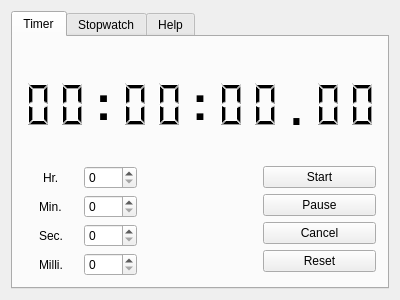
<?xml version="1.0" encoding="UTF-8"?>
<ui version="4.0">
 <class>MainWindow</class>
 <widget class="QMainWindow" name="MainWindow">
  <property name="geometry">
   <rect>
    <x>0</x>
    <y>0</y>
    <width>400</width>
    <height>300</height>
   </rect>
  </property>
  <property name="minimumSize">
   <size>
    <width>400</width>
    <height>300</height>
   </size>
  </property>
  <property name="windowTitle">
   <string>Timer - Stopwatch</string>
  </property>
  <widget class="QWidget" name="centralWidget">
   <layout class="QGridLayout" name="gridLayout">
    <item row="0" column="0">
     <widget class="QTabWidget" name="mode">
      <property name="tabShape">
       <enum>QTabWidget::Rounded</enum>
      </property>
      <property name="currentIndex">
       <number>0</number>
      </property>
      <widget class="QWidget" name="timer">
       <attribute name="title">
        <string>Timer</string>
       </attribute>
       <layout class="QGridLayout" name="gridLayout_5">
        <item row="0" column="0" colspan="3">
         <layout class="QHBoxLayout" name="horizontalLayout_6">
          <item>
           <layout class="QHBoxLayout" name="horizontalLayout">
            <item>
             <widget class="QLCDNumber" name="thr1">
              <property name="frameShape">
               <enum>QFrame::NoFrame</enum>
              </property>
              <property name="frameShadow">
               <enum>QFrame::Plain</enum>
              </property>
              <property name="digitCount">
               <number>1</number>
              </property>
             </widget>
            </item>
            <item>
             <widget class="QLCDNumber" name="thr2">
              <property name="frameShape">
               <enum>QFrame::NoFrame</enum>
              </property>
              <property name="frameShadow">
               <enum>QFrame::Plain</enum>
              </property>
              <property name="digitCount">
               <number>1</number>
              </property>
             </widget>
            </item>
           </layout>
          </item>
          <item>
           <widget class="QLabel" name="tspace1">
            <property name="text">
             <string>&lt;html&gt;&lt;head/&gt;&lt;body&gt;&lt;p align=&quot;center&quot;&gt;&lt;span style=&quot; font-size:36pt; font-weight:600;&quot;&gt;:&lt;/span&gt;&lt;/p&gt;&lt;/body&gt;&lt;/html&gt;</string>
            </property>
           </widget>
          </item>
          <item>
           <layout class="QHBoxLayout" name="horizontalLayout_2">
            <item>
             <widget class="QLCDNumber" name="tmin1">
              <property name="frameShape">
               <enum>QFrame::NoFrame</enum>
              </property>
              <property name="frameShadow">
               <enum>QFrame::Plain</enum>
              </property>
              <property name="digitCount">
               <number>1</number>
              </property>
             </widget>
            </item>
            <item>
             <widget class="QLCDNumber" name="tmin2">
              <property name="frameShape">
               <enum>QFrame::NoFrame</enum>
              </property>
              <property name="frameShadow">
               <enum>QFrame::Plain</enum>
              </property>
              <property name="digitCount">
               <number>1</number>
              </property>
             </widget>
            </item>
           </layout>
          </item>
          <item>
           <widget class="QLabel" name="tspace2">
            <property name="text">
             <string>&lt;html&gt;&lt;head/&gt;&lt;body&gt;&lt;p align=&quot;center&quot;&gt;&lt;span style=&quot; font-size:36pt; font-weight:600;&quot;&gt;:&lt;/span&gt;&lt;/p&gt;&lt;/body&gt;&lt;/html&gt;</string>
            </property>
           </widget>
          </item>
          <item>
           <layout class="QHBoxLayout" name="horizontalLayout_3">
            <item>
             <widget class="QLCDNumber" name="tsec1">
              <property name="frameShape">
               <enum>QFrame::NoFrame</enum>
              </property>
              <property name="frameShadow">
               <enum>QFrame::Plain</enum>
              </property>
              <property name="digitCount">
               <number>1</number>
              </property>
             </widget>
            </item>
            <item>
             <widget class="QLCDNumber" name="tsec2">
              <property name="frameShape">
               <enum>QFrame::NoFrame</enum>
              </property>
              <property name="frameShadow">
               <enum>QFrame::Plain</enum>
              </property>
              <property name="digitCount">
               <number>1</number>
              </property>
             </widget>
            </item>
           </layout>
          </item>
          <item>
           <widget class="QLabel" name="tspace3">
            <property name="text">
             <string>&lt;html&gt;&lt;head/&gt;&lt;body&gt;&lt;p align=&quot;center&quot;&gt;&lt;span style=&quot; font-size:48pt;&quot;&gt;.&lt;/span&gt;&lt;/p&gt;&lt;/body&gt;&lt;/html&gt;</string>
            </property>
           </widget>
          </item>
          <item>
           <layout class="QHBoxLayout" name="horizontalLayout_4">
            <item>
             <widget class="QLCDNumber" name="tmilli1">
              <property name="frameShape">
               <enum>QFrame::NoFrame</enum>
              </property>
              <property name="frameShadow">
               <enum>QFrame::Plain</enum>
              </property>
              <property name="digitCount">
               <number>1</number>
              </property>
             </widget>
            </item>
            <item>
             <widget class="QLCDNumber" name="tmilli2">
              <property name="frameShape">
               <enum>QFrame::NoFrame</enum>
              </property>
              <property name="frameShadow">
               <enum>QFrame::Plain</enum>
              </property>
              <property name="digitCount">
               <number>1</number>
              </property>
             </widget>
            </item>
           </layout>
          </item>
         </layout>
        </item>
        <item row="1" column="0">
         <layout class="QGridLayout" name="gridLayout_3">
          <item row="0" column="0" alignment="Qt::AlignHCenter">
           <widget class="QLabel" name="hour">
            <property name="text">
             <string>Hr.</string>
            </property>
           </widget>
          </item>
          <item row="0" column="1">
           <widget class="QSpinBox" name="hr">
            <property name="maximum">
             <number>23</number>
            </property>
           </widget>
          </item>
          <item row="1" column="0" alignment="Qt::AlignHCenter">
           <widget class="QLabel" name="minute">
            <property name="text">
             <string>Min.</string>
            </property>
           </widget>
          </item>
          <item row="1" column="1">
           <widget class="QSpinBox" name="min">
            <property name="maximum">
             <number>59</number>
            </property>
           </widget>
          </item>
          <item row="2" column="0" alignment="Qt::AlignHCenter">
           <widget class="QLabel" name="second">
            <property name="text">
             <string>Sec.</string>
            </property>
           </widget>
          </item>
          <item row="2" column="1">
           <widget class="QSpinBox" name="sec">
            <property name="maximum">
             <number>59</number>
            </property>
           </widget>
          </item>
          <item row="3" column="0" alignment="Qt::AlignHCenter">
           <widget class="QLabel" name="millisecond">
            <property name="text">
             <string>Milli.</string>
            </property>
           </widget>
          </item>
          <item row="3" column="1">
           <widget class="QSpinBox" name="milli">
            <property name="maximum">
             <number>99</number>
            </property>
           </widget>
          </item>
         </layout>
        </item>
        <item row="1" column="1">
         <widget class="QLabel" name="in_out_spacer">
          <property name="text">
           <string/>
          </property>
         </widget>
        </item>
        <item row="1" column="2">
         <layout class="QVBoxLayout" name="func_spacer">
          <item>
           <widget class="QPushButton" name="tstart">
            <property name="text">
             <string>Start</string>
            </property>
           </widget>
          </item>
          <item>
           <widget class="QPushButton" name="tpause">
            <property name="text">
             <string>Pause</string>
            </property>
           </widget>
          </item>
          <item>
           <widget class="QPushButton" name="tcancel">
            <property name="text">
             <string>Cancel</string>
            </property>
           </widget>
          </item>
          <item>
           <widget class="QPushButton" name="treset">
            <property name="text">
             <string>Reset</string>
            </property>
           </widget>
          </item>
         </layout>
        </item>
       </layout>
      </widget>
      <widget class="QWidget" name="stopwatch">
       <attribute name="title">
        <string>Stopwatch</string>
       </attribute>
       <layout class="QGridLayout" name="gridLayout_4">
        <item row="0" column="0" colspan="4">
         <layout class="QHBoxLayout" name="horizontalLayout_10">
          <item>
           <layout class="QHBoxLayout" name="horizontalLayout_5">
            <item>
             <widget class="QLCDNumber" name="shr1">
              <property name="frameShape">
               <enum>QFrame::NoFrame</enum>
              </property>
              <property name="frameShadow">
               <enum>QFrame::Plain</enum>
              </property>
              <property name="digitCount">
               <number>1</number>
              </property>
             </widget>
            </item>
            <item>
             <widget class="QLCDNumber" name="shr2">
              <property name="frameShape">
               <enum>QFrame::NoFrame</enum>
              </property>
              <property name="frameShadow">
               <enum>QFrame::Plain</enum>
              </property>
              <property name="digitCount">
               <number>1</number>
              </property>
             </widget>
            </item>
           </layout>
          </item>
          <item>
           <widget class="QLabel" name="sspace1">
            <property name="text">
             <string>&lt;html&gt;&lt;head/&gt;&lt;body&gt;&lt;p align=&quot;center&quot;&gt;&lt;span style=&quot; font-size:36pt; font-weight:600;&quot;&gt;:&lt;/span&gt;&lt;/p&gt;&lt;/body&gt;&lt;/html&gt;</string>
            </property>
           </widget>
          </item>
          <item>
           <layout class="QHBoxLayout" name="horizontalLayout_7">
            <item>
             <widget class="QLCDNumber" name="smin1">
              <property name="frameShape">
               <enum>QFrame::NoFrame</enum>
              </property>
              <property name="frameShadow">
               <enum>QFrame::Plain</enum>
              </property>
              <property name="digitCount">
               <number>1</number>
              </property>
             </widget>
            </item>
            <item>
             <widget class="QLCDNumber" name="smin2">
              <property name="frameShape">
               <enum>QFrame::NoFrame</enum>
              </property>
              <property name="frameShadow">
               <enum>QFrame::Plain</enum>
              </property>
              <property name="digitCount">
               <number>1</number>
              </property>
             </widget>
            </item>
           </layout>
          </item>
          <item>
           <widget class="QLabel" name="sspace2">
            <property name="text">
             <string>&lt;html&gt;&lt;head/&gt;&lt;body&gt;&lt;p align=&quot;center&quot;&gt;&lt;span style=&quot; font-size:36pt; font-weight:600;&quot;&gt;:&lt;/span&gt;&lt;/p&gt;&lt;/body&gt;&lt;/html&gt;</string>
            </property>
           </widget>
          </item>
          <item>
           <layout class="QHBoxLayout" name="horizontalLayout_8">
            <item>
             <widget class="QLCDNumber" name="ssec1">
              <property name="frameShape">
               <enum>QFrame::NoFrame</enum>
              </property>
              <property name="frameShadow">
               <enum>QFrame::Plain</enum>
              </property>
              <property name="digitCount">
               <number>1</number>
              </property>
             </widget>
            </item>
            <item>
             <widget class="QLCDNumber" name="ssec2">
              <property name="frameShape">
               <enum>QFrame::NoFrame</enum>
              </property>
              <property name="frameShadow">
               <enum>QFrame::Plain</enum>
              </property>
              <property name="digitCount">
               <number>1</number>
              </property>
             </widget>
            </item>
           </layout>
          </item>
          <item>
           <widget class="QLabel" name="sspace3">
            <property name="text">
             <string>&lt;html&gt;&lt;head/&gt;&lt;body&gt;&lt;p align=&quot;center&quot;&gt;&lt;span style=&quot; font-size:48pt;&quot;&gt;.&lt;/span&gt;&lt;/p&gt;&lt;/body&gt;&lt;/html&gt;</string>
            </property>
           </widget>
          </item>
          <item>
           <layout class="QHBoxLayout" name="horizontalLayout_9">
            <item>
             <widget class="QLCDNumber" name="smilli1">
              <property name="frameShape">
               <enum>QFrame::NoFrame</enum>
              </property>
              <property name="frameShadow">
               <enum>QFrame::Plain</enum>
              </property>
              <property name="digitCount">
               <number>1</number>
              </property>
             </widget>
            </item>
            <item>
             <widget class="QLCDNumber" name="smilli2">
              <property name="frameShape">
               <enum>QFrame::NoFrame</enum>
              </property>
              <property name="frameShadow">
               <enum>QFrame::Plain</enum>
              </property>
              <property name="digitCount">
               <number>1</number>
              </property>
             </widget>
            </item>
           </layout>
          </item>
         </layout>
        </item>
        <item row="1" column="0" colspan="4">
         <widget class="QPlainTextEdit" name="laps">
          <property name="maximumSize">
           <size>
            <width>16777215</width>
            <height>300</height>
           </size>
          </property>
          <property name="readOnly">
           <bool>true</bool>
          </property>
          <property name="placeholderText">
           <string>No laps recorded.</string>
          </property>
         </widget>
        </item>
        <item row="2" column="0">
         <widget class="QPushButton" name="sstart">
          <property name="text">
           <string>Start</string>
          </property>
         </widget>
        </item>
        <item row="2" column="1">
         <widget class="QPushButton" name="spause">
          <property name="text">
           <string>Pause</string>
          </property>
         </widget>
        </item>
        <item row="2" column="2">
         <widget class="QPushButton" name="slap">
          <property name="text">
           <string>Lap</string>
          </property>
         </widget>
        </item>
        <item row="2" column="3">
         <widget class="QPushButton" name="sreset">
          <property name="text">
           <string>Reset</string>
          </property>
         </widget>
        </item>
       </layout>
      </widget>
      <widget class="QWidget" name="help">
       <attribute name="title">
        <string>Help</string>
       </attribute>
       <layout class="QGridLayout" name="gridLayout_2">
        <item row="0" column="0">
         <widget class="QLabel" name="help_info">
          <property name="text">
           <string>&lt;!DOCTYPE HTML PUBLIC &quot;-//W3C//DTD HTML 4.0//EN&quot; &quot;http://www.w3.org/TR/REC-html40/strict.dtd&quot;&gt;
&lt;html&gt;&lt;head&gt;&lt;meta name=&quot;qrichtext&quot; content=&quot;1&quot; /&gt;&lt;style type=&quot;text/css&quot;&gt;
p, li { white-space: pre-wrap; }
&lt;/style&gt;&lt;/head&gt;&lt;body style=&quot; font-family:'MS Shell Dlg 2'; font-size:8.25pt; font-weight:400; font-style:normal;&quot;&gt;
&lt;p align=&quot;center&quot; style=&quot; margin-top:0px; margin-bottom:0px; margin-left:0px; margin-right:0px; -qt-block-indent:0; text-indent:0px;&quot;&gt;&lt;span style=&quot; font-size:10pt; font-weight:600;&quot;&gt;Timer and Stopwatch&lt;/span&gt;&lt;/p&gt;
&lt;p align=&quot;center&quot; style=&quot;-qt-paragraph-type:empty; margin-top:0px; margin-bottom:0px; margin-left:0px; margin-right:0px; -qt-block-indent:0; text-indent:0px; font-size:10pt; font-weight:600;&quot;&gt;&lt;br /&gt;&lt;/p&gt;
&lt;p align=&quot;center&quot; style=&quot; margin-top:0px; margin-bottom:0px; margin-left:0px; margin-right:0px; -qt-block-indent:0; text-indent:0px;&quot;&gt;&lt;span style=&quot; font-size:8pt; font-weight:600;&quot;&gt;* Using the timer *&lt;/span&gt;&lt;/p&gt;
&lt;p align=&quot;center&quot; style=&quot;-qt-paragraph-type:empty; margin-top:0px; margin-bottom:0px; margin-left:0px; margin-right:0px; -qt-block-indent:0; text-indent:0px; font-size:8pt; font-weight:600;&quot;&gt;&lt;br /&gt;&lt;/p&gt;
&lt;p align=&quot;center&quot; style=&quot; margin-top:0px; margin-bottom:0px; margin-left:0px; margin-right:0px; -qt-block-indent:0; text-indent:0px;&quot;&gt;&lt;span style=&quot; font-size:8pt;&quot;&gt;        * Set the amount of time and click &lt;/span&gt;&lt;span style=&quot; font-size:8pt; font-weight:600;&quot;&gt;&amp;quot;Start&amp;quot;&lt;/span&gt;&lt;span style=&quot; font-size:8pt;&quot;&gt; to start the timer&lt;/span&gt;&lt;/p&gt;
&lt;p align=&quot;center&quot; style=&quot; margin-top:0px; margin-bottom:0px; margin-left:0px; margin-right:0px; -qt-block-indent:0; text-indent:0px;&quot;&gt;&lt;span style=&quot; font-size:8pt;&quot;&gt;        * Click &lt;/span&gt;&lt;span style=&quot; font-size:8pt; font-weight:600;&quot;&gt;&amp;quot;Pause&amp;quot;&lt;/span&gt;&lt;span style=&quot; font-size:8pt;&quot;&gt; to pause the timer&lt;/span&gt;&lt;/p&gt;
&lt;p align=&quot;center&quot; style=&quot; margin-top:0px; margin-bottom:0px; margin-left:0px; margin-right:0px; -qt-block-indent:0; text-indent:0px;&quot;&gt;&lt;span style=&quot; font-size:8pt;&quot;&gt;        * Click &lt;/span&gt;&lt;span style=&quot; font-size:8pt; font-weight:600;&quot;&gt;&amp;quot;Reset&amp;quot;&lt;/span&gt;&lt;span style=&quot; font-size:8pt;&quot;&gt; to reset the timer&lt;/span&gt;&lt;/p&gt;
&lt;p align=&quot;center&quot; style=&quot;-qt-paragraph-type:empty; margin-top:0px; margin-bottom:0px; margin-left:0px; margin-right:0px; -qt-block-indent:0; text-indent:0px; font-size:8pt;&quot;&gt;&lt;br /&gt;&lt;/p&gt;
&lt;p align=&quot;center&quot; style=&quot; margin-top:0px; margin-bottom:0px; margin-left:0px; margin-right:0px; -qt-block-indent:0; text-indent:0px;&quot;&gt;&lt;span style=&quot; font-size:8pt; font-weight:600;&quot;&gt;* Using the stopwatch *&lt;/span&gt;&lt;/p&gt;
&lt;p align=&quot;center&quot; style=&quot;-qt-paragraph-type:empty; margin-top:0px; margin-bottom:0px; margin-left:0px; margin-right:0px; -qt-block-indent:0; text-indent:0px; font-size:8pt; font-weight:600;&quot;&gt;&lt;br /&gt;&lt;/p&gt;
&lt;p align=&quot;center&quot; style=&quot; margin-top:0px; margin-bottom:0px; margin-left:0px; margin-right:0px; -qt-block-indent:0; text-indent:0px;&quot;&gt;&lt;span style=&quot; font-size:8pt; font-weight:600;&quot;&gt;        &lt;/span&gt;&lt;span style=&quot; font-size:8pt;&quot;&gt;* Click &lt;/span&gt;&lt;span style=&quot; font-size:8pt; font-weight:600;&quot;&gt;&amp;quot;Start&amp;quot;&lt;/span&gt;&lt;span style=&quot; font-size:8pt;&quot;&gt; to start the stopwatch&lt;/span&gt;&lt;/p&gt;
&lt;p align=&quot;center&quot; style=&quot; margin-top:0px; margin-bottom:0px; margin-left:0px; margin-right:0px; -qt-block-indent:0; text-indent:0px;&quot;&gt;&lt;span style=&quot; font-size:8pt;&quot;&gt;        * Click &lt;/span&gt;&lt;span style=&quot; font-size:8pt; font-weight:600;&quot;&gt;&amp;quot;Pause&amp;quot;&lt;/span&gt;&lt;span style=&quot; font-size:8pt;&quot;&gt; to pause the stopwatch&lt;/span&gt;&lt;/p&gt;
&lt;p align=&quot;center&quot; style=&quot; margin-top:0px; margin-bottom:0px; margin-left:0px; margin-right:0px; -qt-block-indent:0; text-indent:0px;&quot;&gt;&lt;span style=&quot; font-size:8pt;&quot;&gt;        * Click &lt;/span&gt;&lt;span style=&quot; font-size:8pt; font-weight:600;&quot;&gt;&amp;quot;Reset&lt;/span&gt;&lt;span style=&quot; font-size:8pt;&quot;&gt;&amp;quot; to reset the stopwatch&lt;/span&gt;&lt;/p&gt;&lt;/body&gt;&lt;/html&gt;</string>
          </property>
         </widget>
        </item>
       </layout>
      </widget>
     </widget>
    </item>
   </layout>
  </widget>
 </widget>
 <layoutdefault spacing="6" margin="11"/>
 <resources/>
 <connections/>
</ui>
